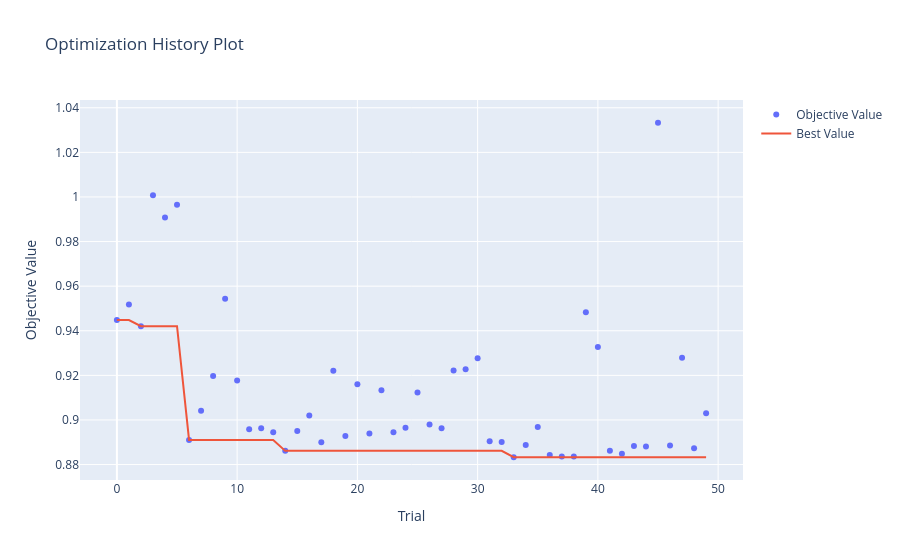

Notebook code for this chart:
### Code cell
optuna.visualization.plot_optimization_history(study)

### Figure 1 — Plotly figure (JSON) as saved in the notebook; plotly's stock layout.template omitted (floating-point values rounded to 4 significant figures)
{"data": [{"mode": "markers", "name": "Objective Value", "type": "scatter", "x": [0, 1, 2, 3, 4, 5, 6, 7, 8, 9, 10, 11, 12, 13, 14, 15, 16, 17, 18, 19, 20, 21, 22, 23, 24, 25, 26, 27, 28, 29, 30, 31, 32, 33, 34, 35, 36, 37, 38, 39, 40, 41, 42, 43, 44, 45, 46, 47, 48, 49], "y": [0.9448, 0.9518, 0.942, 1.001, 0.9908, 0.9965, 0.8911, 0.9041, 0.9197, 0.9544, 0.9177, 0.8958, 0.8962, 0.8945, 0.8861, 0.8951, 0.902, 0.89, 0.9221, 0.8929, 0.916, 0.8939, 0.9134, 0.8945, 0.8965, 0.9123, 0.898, 0.8963, 0.9221, 0.9228, 0.9277, 0.8904, 0.8901, 0.8833, 0.8887, 0.8968, 0.8843, 0.8837, 0.8836, 0.9483, 0.9327, 0.8862, 0.8848, 0.8883, 0.8881, 1.033, 0.8886, 0.9279, 0.8873, 0.903]}, {"mode": "lines", "name": "Best Value", "type": "scatter", "x": [0, 1, 2, 3, 4, 5, 6, 7, 8, 9, 10, 11, 12, 13, 14, 15, 16, 17, 18, 19, 20, 21, 22, 23, 24, 25, 26, 27, 28, 29, 30, 31, 32, 33, 34, 35, 36, 37, 38, 39, 40, 41, 42, 43, 44, 45, 46, 47, 48, 49], "y": [0.9448, 0.9448, 0.942, 0.942, 0.942, 0.942, 0.8911, 0.8911, 0.8911, 0.8911, 0.8911, 0.8911, 0.8911, 0.8911, 0.8861, 0.8861, 0.8861, 0.8861, 0.8861, 0.8861, 0.8861, 0.8861, 0.8861, 0.8861, 0.8861, 0.8861, 0.8861, 0.8861, 0.8861, 0.8861, 0.8861, 0.8861, 0.8861, 0.8833, 0.8833, 0.8833, 0.8833, 0.8833, 0.8833, 0.8833, 0.8833, 0.8833, 0.8833, 0.8833, 0.8833, 0.8833, 0.8833, 0.8833, 0.8833, 0.8833]}, {"marker": {"color": "#cccccc"}, "mode": "markers", "name": "Infeasible Trial", "showlegend": false, "type": "scatter", "x": [], "y": []}], "layout": {"autosize": true, "title": {"text": "Optimization History Plot"}, "xaxis": {"autorange": true, "range": [-3.402, 52.4], "title": {"text": "Trial"}, "type": "linear"}, "yaxis": {"autorange": true, "range": [0.8709, 1.046], "title": {"text": "Objective Value"}, "type": "linear"}}}
